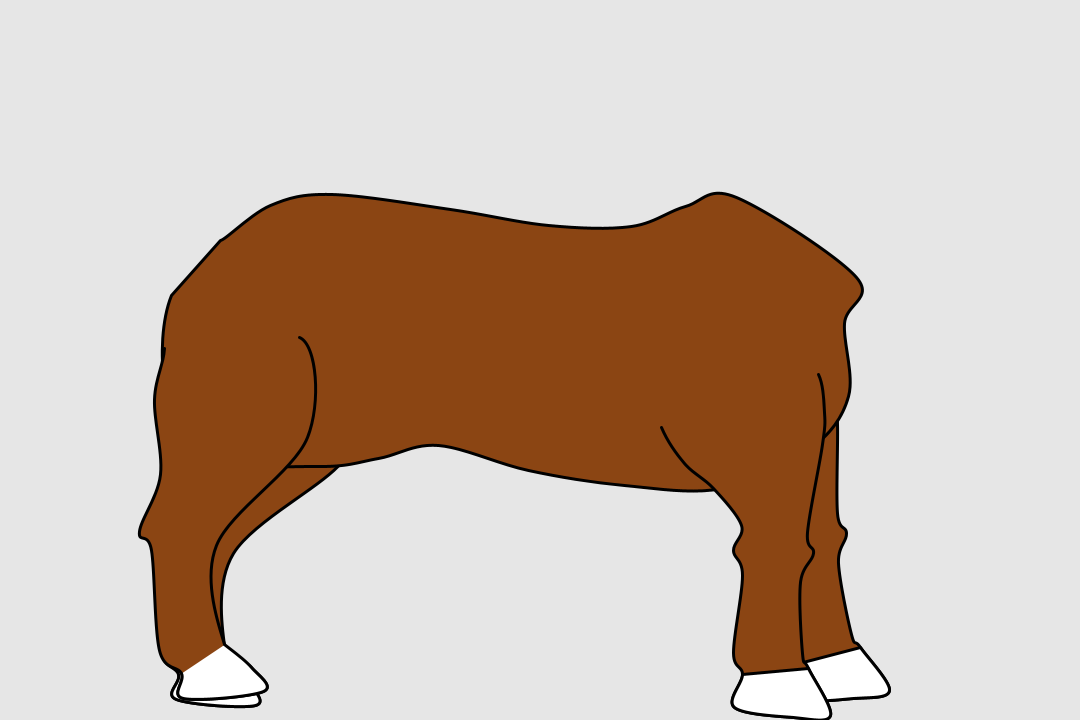
Frame 1 (no input)
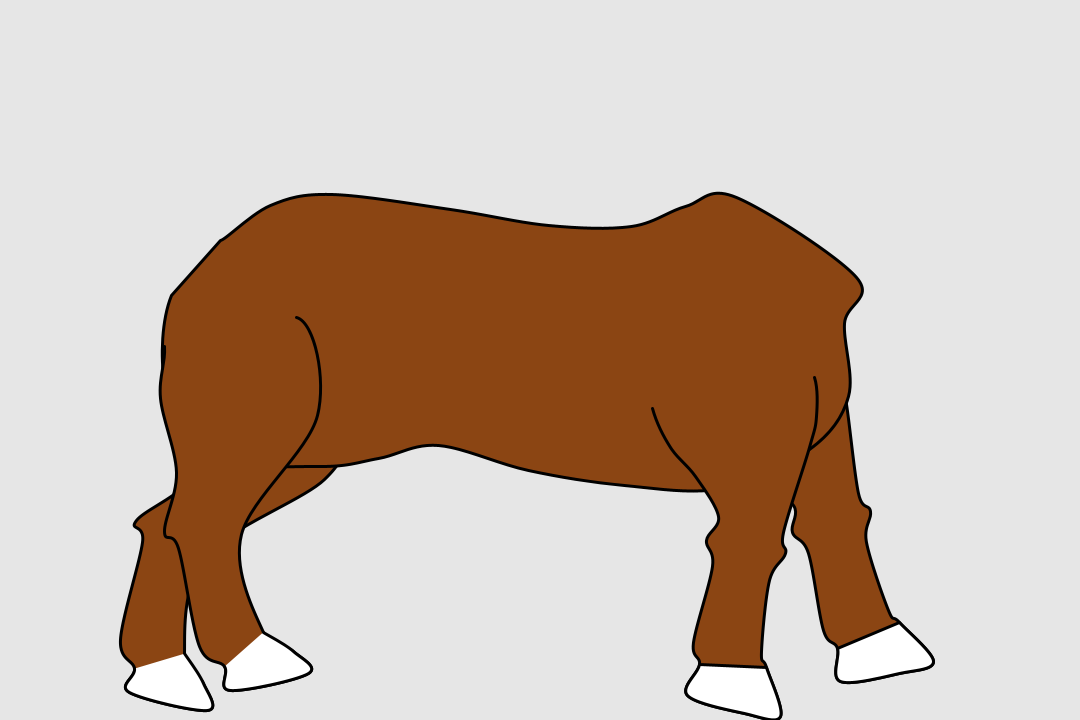
Frame 60 (the mouse pressed at the canvas centre just before this capture)
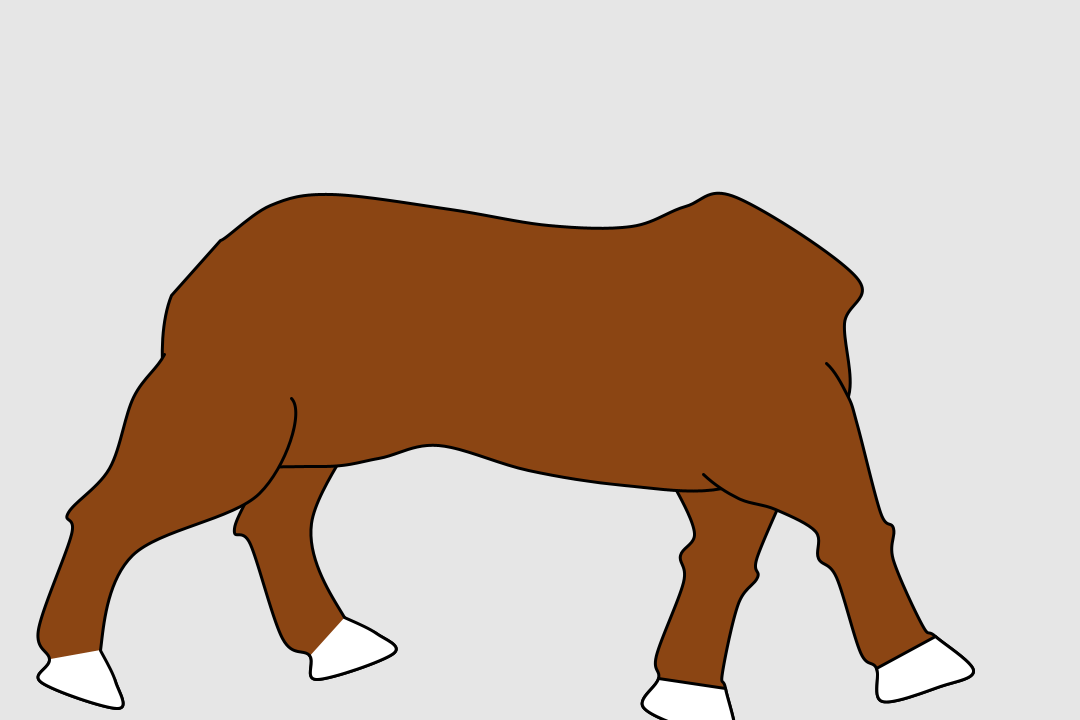
Frame 120 (the mouse held since frame 60 and released just before this capture)

The Processing sketch that drew these frames (run headless with seeded random() and noise(); from frame 60 on, the mouse is pressed at the canvas centre):

// Processing sketch: JoustMain
// ── JoustMain.pde
Horse horse1, horse2;
float count;
int direction;
//final int LEFT = -1, RIGHT = 1;
boolean firstTime = true;

void setup() {
  size(1080, 720);
  count = 0;
  horse1 = new Horse(50, 50);
  direction = RIGHT;
//  frameRate(15);

  //  scale(0.5);
  background(230);
  int xOffset = 0;

  if(count >= 40 || count < 0) {
//    count = 0;
    direction *= -1;

//     scale(-1.0, 1.0);

  
  }
  
  xOffset = (int) pow(count, 2);
  
  
 //translate(xOffset, 0);

  horse1.drawHorse();
  
  count += direction;
  
  
  //strokeWeight(0.5);
  //for(int x = 0; x < width; x += 10) {
  //  line(x,0,x,height); 
  //}
}

void draw() {
 ////scale(0.5);
 background(230);
 //int xOffset = 0;

 //if(count >= 40 || count < 0) {
////    count = 0;
 //  direction *= -1;

////     scale(-1.0, 1.0);
 //}
  
 //xOffset = (int) pow(count, 2);
  
  
 ////translate(xOffset, 0);
 horse1.drawHorse();
  
 //count += direction;
  
  
//  strokeWeight(0.5);
//  for(int x = 0; x < width; x += 10) {
//    line(x,0,x,height); 
//  }
  
}

void mousePressed() {
  
  if(firstTime == true) {
    println("beginShape();");
    firstTime = false;
  }
  if(mouseButton == LEFT) {
  println("curveVertex(" + mouseX + ", " + mouseY + ");");
  strokeWeight(10);
  point(mouseX, mouseY);
  }
  else {
    println("endShape();");
  }

}
// ── CustomBackground.pde
class CustomBackground {

  CustomBackground() {
  }
  void drawBackground() {
    //background(0,255,0);
    pushStyle();
    fill(0, 100, 0);
    stroke(0, 100, 0);
    strokeWeight(1);
    //int i = 10, j = 10;
    
    PShape s = createShape(GROUP);
    s.setFill(0);
    s.setStroke(0);
    PShape test = createShape();

s.beginShape();
   for(int i = 0; i < 1000; i += 10) {
     for(int j = 0; j < 1000; j += 10) {
        
       
       test.beginShape();
       test.fill(0);
       test.stroke(0);
       test.curveVertex(0 + i, 23 + j);
       test.curveVertex(0 + i, 23 + j);
       test.curveVertex(7 + i, 15 + j);
       test.curveVertex(15+  i, 12 + j);
       test.curveVertex(20 + i, 12 + j);
       test.endShape();
       test.setFill(0);
       test.setStroke(0);
       s.addChild(test);
       
     }
   }
    
    println(s.getChildCount());
    pushMatrix();
    translate(200,200);
    shape(s);
    popStyle();
    popMatrix();
  }
}
// ── Horse.pde
class Horse {

  int x, y;

  Horse(int x, int y) {
    this.x = x;
    this.y = y;

    fill(139, 69, 19);
  }

  void drawHorse() {
    ellipseMode(CORNER);

    //  rect(x + 100, y + 200, 300, 200);

    pushMatrix();  // Save default transform



    //    line(x + 100, y + 200, x + 500, y + 200);
    //    line(x + 100, y + 400, x + 500, y + 400);
    //    ellipse(x + 100, y + 200, 100, 200);
    //    ellipse(x + 400, y + 200, 100, 200);

    popMatrix();



    strokeWeight(3);
    drawHindBackLeg();
    drawFrontBackLeg();
    drawTrunk();
    drawHindForeLeg();
    drawFrontForeLeg();
  }

  void drawTrunk() {
    //int bodyOffsetX = 100;
    //int bodyOffsetY = 200;

    int bodyOffsetX = 50;
    int bodyOffsetY = 50;

    pushMatrix();

    translate(bodyOffsetX, bodyOffsetY);
    //translate(0, sin(frameCount/4.0)*4); // Bob trunk up/down

    //    line(x, y, x + 500, y );
    //    line(x, y + 200, x + 500, y + 200);

//    noStroke();
//    ellipse(x, y, 100, 200);
//    ellipse(x + 400, y, 100, 200);
//    rect(x + 50, y, 400, 200);
//    stroke(0);

    //beginShape();
    //  curveVertex(x, y);
    //  curveVertex(x, y);
    //  curveVertex(x + 150, y - 20);
    //  curveVertex(x + 250, y + 20);
    //  curveVertex(x + 325, y - 30);  // shoulder
    //  curveVertex(x + 375, y + 100);
    //  curveVertex(x + 400, y + 150);
    //  curveVertex(x + 225, y + 150);
    //  curveVertex(x + 150, y + 100);
    //  curveVertex(x + 125, y + 150);
    //  curveVertex(x, y + 150);
    //  curveVertex(x - 25, y + 75);
    //  curveVertex(x - 25, y + 75);
    //endShape(CLOSE);
    
    beginShape();
    curveVertex(187, 161);
    curveVertex(170, 190);
    curveVertex(220, 155);
    curveVertex(281, 144);
    curveVertex(400, 159);
    curveVertex(498, 175);
    curveVertex(581, 176);
    curveVertex(635, 156);
    curveVertex(686, 147);
    curveVertex(806, 227);
    curveVertex(794, 273);
    curveVertex(798, 346);
    curveVertex(759, 399);
    curveVertex(672, 438);
    curveVertex(574, 435);
    curveVertex(478, 420);
    //curveVertex(388, 379);
    curveVertex(388, 395);
    curveVertex(328, 408);
    curveVertex(268, 416);
    curveVertex(146, 406);
    curveVertex(114, 333);
    curveVertex(121, 245);
    curveVertex(173, 189);

    endShape(CLOSE);

    popMatrix();
  }

  void drawHindBackLeg() {  
    strokeJoin(ROUND);

    int legOffsetX = 200;
    int legOffsetY = 350;

    pushMatrix();

    translate(legOffsetX, legOffsetY);
    rotate(sin(frameCount/4.0)/3);

    beginShape();
      curveVertex(x, y);
      curveVertex(x + 100, y);
      curveVertex(x + 100, y + 50);
      curveVertex(x, y + 150);
      curveVertex(x, y + 250);
      curveVertex(x + 25, y + 275);
      curveVertex(x + 35, y + 300);
      curveVertex(x - 45, y + 300);
      curveVertex(x - 45, y + 275);
      curveVertex(x - 65, y + 250);
      curveVertex(x - 65, y + 150);
      curveVertex(x - 75, y + 130);
      curveVertex(x - 30, y + 75);
      curveVertex(x - 30, y);
      curveVertex(x, y);
    endShape();
    
    pushStyle();
    fill(255);
    beginShape();
      curveVertex(x, y + 250);
      curveVertex(x, y + 250);
      curveVertex(x + 25, y + 275);
      curveVertex(x + 35, y + 300);
      curveVertex(x - 45, y + 300);
      curveVertex(x - 45, y + 275);
      curveVertex(x - 65, y + 250);
    endShape();
    popStyle();

    popMatrix();
  }

  void drawHindForeLeg() {

    strokeJoin(ROUND);

    int legOffsetX = 150;
    int legOffsetY = 350;



    pushMatrix();
    translate(legOffsetX, legOffsetY);
   rotate(-sin(frameCount/4.0)/3);

    //beginShape();
    //  curveVertex(x, y);
    //  curveVertex(x + 100, y);
    //  curveVertex(x + 100, y + 50);
    //  curveVertex(x, y + 150);
    //  curveVertex(x, y + 250);
    //  curveVertex(x + 25, y + 275);
    //  curveVertex(x + 35, y + 300);
    //  curveVertex(x - 45, y + 300);
    //  curveVertex(x - 45, y + 275);
    //  curveVertex(x - 65, y + 250);
    //  curveVertex(x - 65, y + 150);
    //  curveVertex(x - 75, y + 130);
    //  curveVertex(x - 30, y + 75);
    //  curveVertex(x - 30, y);
    //  curveVertex(x, y);
    //endShape();
    
    beginShape();
      curveVertex(x, y);
      curveVertex(x + 100, y - 50);
      curveVertex(x + 100, y + 50);
      curveVertex(x, y + 150);
      curveVertex(x, y + 250);
      curveVertex(x + 25, y + 275);
      curveVertex(x + 35, y + 300);
      curveVertex(x - 45, y + 300);
      curveVertex(x - 45, y + 275);
      curveVertex(x - 65, y + 250);
      curveVertex(x - 65, y + 150);
      curveVertex(x - 75, y + 130);
      curveVertex(x - 50, y + 75);
      curveVertex(x - 50, y);
      curveVertex(x - 35, y - 50);
      curveVertex(x - 35, y - 100);
    endShape();
    
    pushStyle();
    fill(255);
    beginShape();
      curveVertex(x, y + 250);
      curveVertex(x, y + 250);
      curveVertex(x + 25, y + 275);
      curveVertex(x + 35, y + 300);
      curveVertex(x - 45, y + 300);
      curveVertex(x - 45, y + 275);
      curveVertex(x - 65, y + 250);
    endShape();
    popStyle();

    popMatrix();
  }
  
  void drawFrontForeLeg() {
   
    int legOffsetX = 795;
    int legOffsetY = 344;
    
    //beginShape();
    //curveVertex(786, 349);
    //curveVertex(815, 391);
    //curveVertex(828, 436);
    //curveVertex(824, 518);
    //curveVertex(829, 558);
    //curveVertex(820, 585);
    //curveVertex(831, 660);
    //curveVertex(859, 671);
    //curveVertex(884, 695);
    //curveVertex(773, 703);
    //curveVertex(771, 673);
    //curveVertex(760, 650);
    //curveVertex(761, 581);
    //curveVertex(752, 548);
    //curveVertex(753, 512);
    //curveVertex(722, 466);
    //curveVertex(668, 429);
    //curveVertex(640, 372);
    //endShape();
    
    pushMatrix();
    translate(legOffsetX,350);
    rotate(sin(frameCount/4.0)/3);
    
      beginShape();
      curveVertex(795 - legOffsetX, 344 - legOffsetY);
      curveVertex(820 - legOffsetX, 367 - legOffsetY);
      curveVertex(830 - legOffsetX, 404 - legOffsetY);
      curveVertex(830 - legOffsetX, 436 - legOffsetY);
      curveVertex(823 - legOffsetX, 525 - legOffsetY);
      curveVertex(830 - legOffsetX, 545 - legOffsetY); // Right elbow edge
      curveVertex(820 - legOffsetX, 575 - legOffsetY);
      curveVertex(827 - legOffsetX, 646 - legOffsetY); // Begin hoof
      curveVertex(835 - legOffsetX, 660 - legOffsetY); 
      curveVertex(860 - legOffsetX, 705 - legOffsetY);
      curveVertex(824 - legOffsetX, 710 - legOffsetY);
      curveVertex(764 - legOffsetX, 705 - legOffsetY);
      curveVertex(769 - legOffsetX, 672 - legOffsetY); 
      curveVertex(759 - legOffsetX, 651 - legOffsetY); // End hoof
      curveVertex(761 - legOffsetX, 573 - legOffsetY);
      curveVertex(750 - legOffsetX, 549 - legOffsetY);
      curveVertex(756 - legOffsetX, 523 - legOffsetY);
      curveVertex(725 - legOffsetX, 489 - legOffsetY);
      curveVertex(694 - legOffsetX, 466 - legOffsetY);
      curveVertex(668 - legOffsetX, 432 - legOffsetY);
      curveVertex(652 - legOffsetX, 386 - legOffsetY);
      endShape();
      
      pushStyle();
      fill(255);
      beginShape();
      curveVertex(827 - legOffsetX, 646 - legOffsetY); // Begin hoof
      curveVertex(835 - legOffsetX, 660 - legOffsetY);
      curveVertex(860 - legOffsetX, 705 - legOffsetY);
      curveVertex(824 - legOffsetX, 710 - legOffsetY);
      curveVertex(764 - legOffsetX, 705 - legOffsetY);
      curveVertex(769 - legOffsetX, 672 - legOffsetY); 
      curveVertex(759 - legOffsetX, 651 - legOffsetY); // End hoof
      endShape(CLOSE);
      popStyle();
  
      //beginShape();
      //curveVertex(795, 344);
      //curveVertex(820, 367);
      //curveVertex(830, 404);
      //curveVertex(830, 436);
      //curveVertex(823, 525);
      //curveVertex(830, 545); // Right elbow edge
      //curveVertex(820, 575);
      //curveVertex(827, 646); // Begin hoof
      //curveVertex(835, 660); 
      //curveVertex(860, 705);
      //curveVertex(824, 710);
      //curveVertex(764, 705);
      //curveVertex(769, 672); 
      //curveVertex(759, 651); // End hoof
      //curveVertex(761, 573);
      //curveVertex(750, 549);
      //curveVertex(756, 523);
      //curveVertex(725, 489);
      //curveVertex(694, 466);
      //curveVertex(668, 432);
      //curveVertex(652, 386);
      //endShape();
      
      //pushStyle();
      //fill(255);
      //beginShape();
      //curveVertex(827, 646); // Begin hoof
      //curveVertex(835, 660);
      //curveVertex(860, 705);
      //curveVertex(824, 710);
      //curveVertex(764, 705);
      //curveVertex(769, 672); 
      //curveVertex(759, 651); // End hoof
      //endShape(CLOSE);
      //popStyle();
      
      popMatrix();

  }
  
  void drawFrontBackLeg() {
    int legOffsetX = 695;
    int legOffsetY = 344;
    
    pushMatrix();
    translate(legOffsetX, legOffsetY);
    rotate(sin(-frameCount/4.0)/3);
    
    beginShape();
      curveVertex(795 - legOffsetX, 344 - legOffsetY);
      curveVertex(820 - legOffsetX, 367 - legOffsetY);
      curveVertex(830 - legOffsetX, 404 - legOffsetY);
      curveVertex(830 - legOffsetX, 436 - legOffsetY);
      curveVertex(823 - legOffsetX, 525 - legOffsetY);
      curveVertex(830 - legOffsetX, 545 - legOffsetY); // Right elbow edge
      curveVertex(820 - legOffsetX, 575 - legOffsetY);
      curveVertex(827 - legOffsetX, 646 - legOffsetY); // Begin hoof
      curveVertex(835 - legOffsetX, 660 - legOffsetY); 
      curveVertex(860 - legOffsetX, 705 - legOffsetY);
      curveVertex(824 - legOffsetX, 710 - legOffsetY);
      curveVertex(764 - legOffsetX, 705 - legOffsetY);
      curveVertex(769 - legOffsetX, 672 - legOffsetY); 
      curveVertex(759 - legOffsetX, 651 - legOffsetY); // End hoof
      curveVertex(761 - legOffsetX, 573 - legOffsetY);
      curveVertex(750 - legOffsetX, 549 - legOffsetY);
      curveVertex(756 - legOffsetX, 523 - legOffsetY);
      curveVertex(725 - legOffsetX, 489 - legOffsetY);
      curveVertex(694 - legOffsetX, 466 - legOffsetY);
      curveVertex(668 - legOffsetX, 432 - legOffsetY);
      curveVertex(652 - legOffsetX, 386 - legOffsetY);
      endShape();
      
      pushStyle();
      fill(255);
      beginShape();
      curveVertex(827 - legOffsetX, 646 - legOffsetY); // Begin hoof
      curveVertex(835 - legOffsetX, 660 - legOffsetY);
      curveVertex(860 - legOffsetX, 705 - legOffsetY);
      curveVertex(824 - legOffsetX, 710 - legOffsetY);
      curveVertex(764 - legOffsetX, 705 - legOffsetY);
      curveVertex(769 - legOffsetX, 672 - legOffsetY); 
      curveVertex(759 - legOffsetX, 651 - legOffsetY); // End hoof
      endShape(CLOSE);
      popStyle();
    
    //beginShape();
    //  curveVertex(795 + legOffsetX, 344);
    //  curveVertex(820 + legOffsetX, 367);
    //  curveVertex(830 + legOffsetX, 404);
    //  curveVertex(830 + legOffsetX, 436);
    //  curveVertex(823 + legOffsetX, 525);
    //  curveVertex(830 + legOffsetX, 545); // Right elbow edge
    //  curveVertex(820 + legOffsetX, 575);
    //  curveVertex(827 + legOffsetX, 646); // Begin hoof
    //  curveVertex(835 + legOffsetX, 660);
    //  curveVertex(860 + legOffsetX, 705);
    //  curveVertex(824 + legOffsetX, 710);
    //  curveVertex(764 + legOffsetX, 705);
    //  curveVertex(769 + legOffsetX, 672); 
    //  curveVertex(759 + legOffsetX, 651);// End hoof
    //  curveVertex(761 + legOffsetX, 573);
    //  curveVertex(750 + legOffsetX, 549);
    //  curveVertex(756 + legOffsetX, 523);
      
    //  curveVertex(725 + legOffsetX, 489);
    //  curveVertex(694 + legOffsetX, 466);
    //  curveVertex(668 + legOffsetX, 432);
    //  curveVertex(652 + legOffsetX, 386);
    //endShape(); 
    
    //pushStyle();
    //fill(255);
    //beginShape();
    //  curveVertex(827 + legOffsetX, 646); // Begin hoof
    //  curveVertex(835 + legOffsetX, 660);
    //  curveVertex(860 + legOffsetX, 705);
    //  curveVertex(824 + legOffsetX, 710);
    //  curveVertex(764 + legOffsetX, 705);
    //  curveVertex(769 + legOffsetX, 672); 
    //  curveVertex(759 + legOffsetX, 651); // End hoof
    //endShape(CLOSE);
    //popStyle();
    
    popMatrix();
  }
}
// ── Knight.pde
class Knight {

  Knight() {
  }

  void drawKnight() {
    pushStyle();
    pushMatrix();
    fill(125);
    curveTightness(0.75);
    
//    translate(0, -200);
    translate(0, sin(frameCount/4.0)*4 - 200); // Bob knight up/down with horse


    //Legs
    beginShape();
    curveVertex(477, 336);
    curveVertex(477, 336);
    curveVertex(453, 423);
    curveVertex(565, 484);
    curveVertex(521, 640);
    curveVertex(614, 694);
    curveVertex(637, 684);
    curveVertex(631, 653);
    curveVertex(594, 627);
    curveVertex(638, 492);
    curveVertex(655, 451);
    curveVertex(629, 420);
    curveVertex(579, 355);
    curveVertex(579, 355);
    endShape(CLOSE);




    // Torso
    beginShape();
    curveVertex(446, 181);
    curveVertex(446, 181);
    curveVertex(451, 144);
    curveVertex(512, 145);
    curveVertex(576, 173);
    curveVertex(603, 208);
    curveVertex(581, 356);
    curveVertex(478, 336);
    curveVertex(478, 336);
    endShape(CLOSE);

    // Lance
    pushStyle();
    fill(255, 0, 0);
    beginShape();
    vertex(189, 260);
    vertex(189, 300);
    vertex(1289, 285);
    vertex(1289, 275);
    endShape(CLOSE);
    popStyle();

    // Arm
    beginShape();
    curveVertex(475, 146);
    curveVertex(447, 185);
    curveVertex(461, 232);
    curveVertex(426, 298);
    curveVertex(460, 333);
    curveVertex(547, 337);
    curveVertex(619, 329);
    curveVertex(645, 282);
    curveVertex(630, 262);
    curveVertex(621, 290);
    curveVertex(611, 264);
    curveVertex(604, 292);
    curveVertex(589, 269);
    curveVertex(588, 292);
    curveVertex(515, 293);
    curveVertex(531, 239);
    curveVertex(555, 195);
    curveVertex(544, 158);
    endShape(CLOSE);


    // Cape
    pushStyle();
    fill(160, 16, 16);
    beginShape();
    curveVertex(575, 172);
    curveVertex(563, 141);
    curveVertex(523, 120);
    curveVertex(480, 108);
    curveVertex(429, 130);
    curveVertex(378, 185);
    curveVertex(360, 222);
    curveVertex(322, 355);
    curveVertex(288, 454);
    curveVertex(304, 512);
    curveVertex(329, 497);
    curveVertex(353, 521);
    curveVertex(393, 506);
    curveVertex(417, 523);
    curveVertex(444, 492);
    curveVertex(470, 277);
    curveVertex(517, 182);
    endShape(CLOSE);
    popStyle();


    // Helmet
    beginShape();
    curveVertex(497, 130);
    curveVertex(497, 130);
    curveVertex(480, 72);
    curveVertex(498, 37);
    curveVertex(543, 18);
    curveVertex(586, 24);
    curveVertex(614, 51);
    curveVertex(615, 79);
    curveVertex(520, 58);    // left up
    curveVertex(597, 150);  // bottom right
    curveVertex(616, 83);
    curveVertex(596, 132);
    curveVertex(571, 170);
    curveVertex(571, 170);
    endShape(CLOSE);

    // Visor
    pushStyle();
    strokeWeight(5);
    beginShape();
    vertex(615, 79);
    vertex(520, 58);    // left up
    vertex(597, 150);  // bottom right
    endShape(CLOSE);

    line(553, 66, 553, 98);
    line(576, 72, 576, 123);
    line(598, 76, 598, 140);
    popStyle();

    popStyle();
    popMatrix();
    
    curveTightness(0);
  }
}
